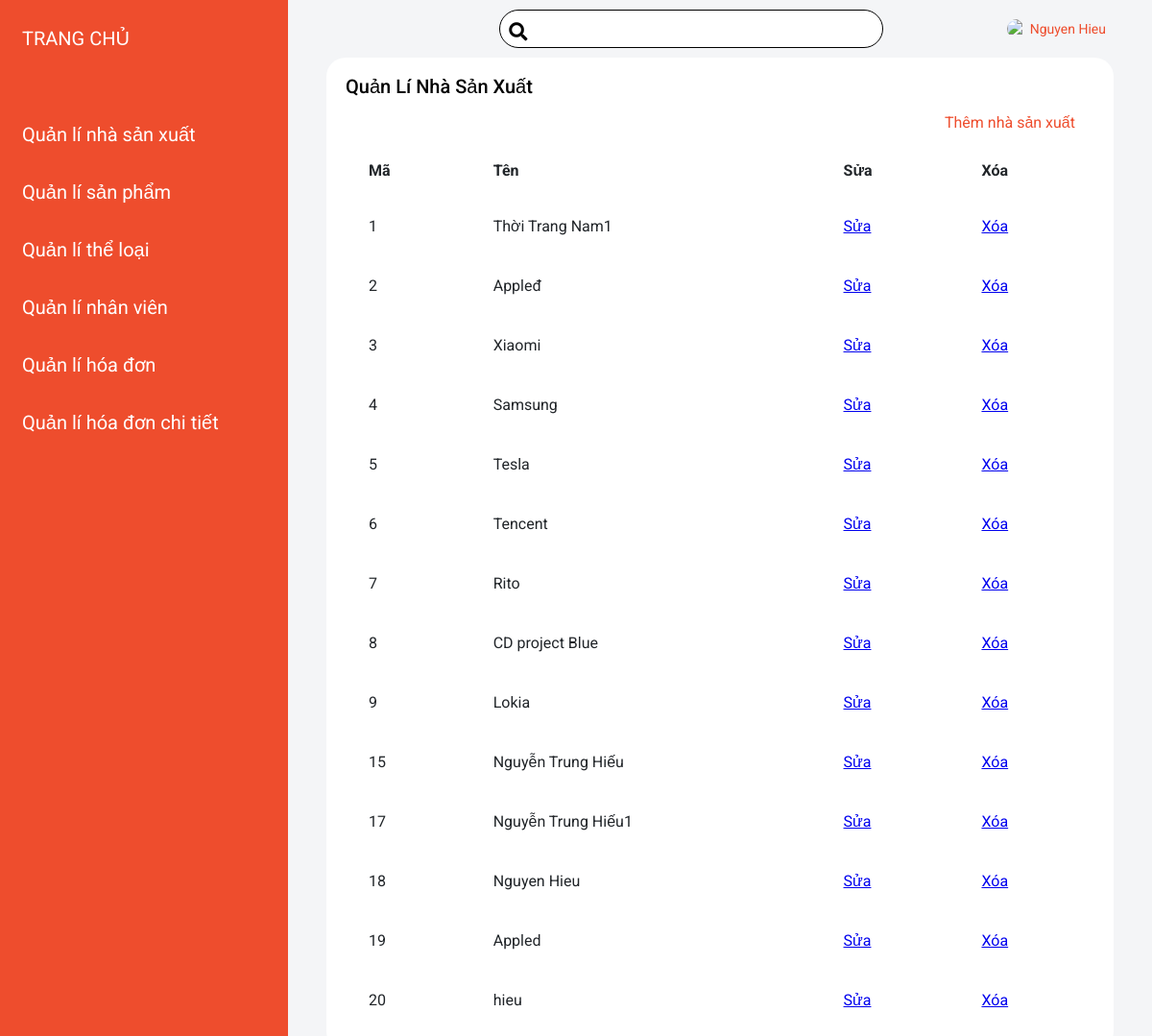
The page /admin/manufacturers/index.php (signed in) on the database its author committed.
### tables this page shows
CREATE TABLE `manufacturers` (
  `id` int(11) NOT NULL,
  `name` varchar(200) NOT NULL
);

### admin/manufacturers/index.php (the view, shortened to what this page needs)
<!DOCTYPE html>
<html lang="en">
<head>
    <link rel="stylesheet" href="https://cdnjs.cloudflare.com/ajax/libs/font-awesome/5.15.3/css/all.min.css" />
    <link rel="stylesheet" href="https://cdnjs.cloudflare.com/ajax/libs/normalize/8.0.1/normalize.min.css" />
    <link rel="stylesheet" href="../../assets/css/base.css">
    <link rel="stylesheet" href="../../assets/css/style.css">
</head>
<body>
<?php
    include '../menu.php';
    require '../connect.php';
    $sql = "select * from manufacturers order by id asc";
    $result = mysqli_query($connection, $sql);
?>
<div class="admin-main">
    <?php include '../topbar.php' ?>
    <div class="card">
        <div class="card-body">
            <h4 class="card-title">Quản lí nhà sản xuất</h4>
            <p class="card-description">
                <a class="card-add"href="./form_insert.php">
                    Thêm nhà sản xuất
                </a>
            </p>
            <div class="table-responsive">
            <table class="table-form">
                <thead>
                    <tr>
                        <th class="table-form-thead">Mã</th>
                        <th class="table-form-thead">Tên</th>
                        <th class="table-form-thead">Sửa</th>
                        <th class="table-form-thead">Xóa</th>
                    </tr>
                </thead>
                <tbody>
                    <?php foreach ($result as $each) { ?>
                    <tr>
                        <td class="table-form-item"><?php echo $each['id'] ?></td>
                        <td class="table-form-item"><?php echo $each['name'] ?></td>
                        <td class="table-form-item">
                            <a href="./form_update.php?id=<?php echo $each['id'] ?>">Sửa</a>
                        </td>
                        <td class="table-form-item">
                            <a onclick="return confirm('Bạn chắc chắn muốn xóa nhà sản xuất này chứ')" href="./delete.php?id=<?php echo $each['id'] ?>">Xóa</a>
                        </td>
                    </tr>
                    <?php } ?>
                </tbody>
            </table>
            </div>
        </div>
        </div>
</div>
</body>
</html>

### assets/css/base.css (style rules this page uses)
:root { --white-color: #fff; --black-color: #000; --text-color: #333; --primary-color: #ee4d2d; --header-height: 120px; --header-navbar-height: 35px; --header-search-height: calc(var(--header-height) - var(--header-navbar-height)); }
* { box-sizing: inherit; }
html { font-size: 62.5%; line-height: 1.6rem; font-family: 'Roboto', sans-serif; box-sizing: border-box;; }
thead, tbody, tfoot, tr, td, th { border-color: inherit; border-style: solid; border-width: 0; text-align: inherit; }

### assets/css/style.css (style rules this page uses)
.admin-main { position: absolute; width: calc(100% - 300px); left: 300px; background-color: #f4f5f7; transition: 0.5s; padding: 0 40px; min-height: 100vh; }
.card { display: flex; width: 100%; min-width: 100%; border-radius: 20px; flex-direction: column; word-wrap: break-word; background-color: #fff; background-clip: border-box; box-shadow: rgba(90, 113, 208, 0); }
.card-body { padding: 20px; }
.card-title { color: #010101; margin: 0 ; text-transform: capitalize; font-size: 20px; font-weight: 500; line-height: 20px; margin-bottom: 20px; }
.card-description { margin-bottom: 12px; font-weight: 400; color: #76838f; text-align: right; padding: 0 20px; }
.card-add { font-size: 16px; text-decoration: none; color: var(--primary-color); text-align: right; }
.table-responsive { overflow-x: auto; }
.table-form { width: 100%; color: #212529; border-color: #dee2e6; }
.table-form-thead { padding: 18px 22px; font-size: 16px; }
.table-form-item { font-size: 16px; padding: 18px 22px; line-height: 24px; }

### rows shown on the page
manufacturers: id "1", name "Thời Trang Nam1"
manufacturers: id "2", name "Appleđ"
manufacturers: id "3", name "Xiaomi"
manufacturers: id "4", name "Samsung"
manufacturers: id "5", name "Tesla"
manufacturers: id "6", name "Tencent"
manufacturers: id "7", name "Rito"
manufacturers: id "8", name "CD project Blue"
manufacturers: id "9", name "Lokia"
manufacturers: id "15", name "Nguyễn Trung Hiếu"
manufacturers: id "17", name "Nguyễn Trung Hiếu1"
manufacturers: id "18", name "Nguyen Hieu"
manufacturers: id "19", name "Appled"
manufacturers: id "20", name "hieu"

### other values the page prints
$_SESSION['name'] "Nguyen Hieu"
